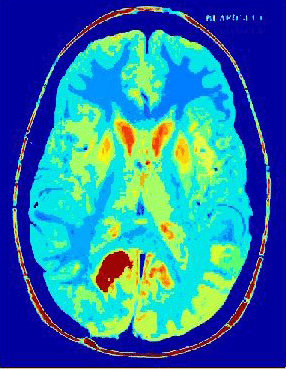
%> input picture brain-mri.jpg, 286 x 369 px
$ octave braintumor.m   (GNU Octave 9; MATLAB toolbox functions it lacks are replaced by stand-ins)
%> lines starting %> are read from the running program, lines starting %| are printed output that depends on the picture; in (x1, y1, x2, y2) boxes, pixels count from 0 and x2, y2 are one past the last pixel; in counts of white or black regions, pixels touching at a corner belong together; the program's own positions count from 1
% Read the MRI image
img = imread('brain-mri.jpg');
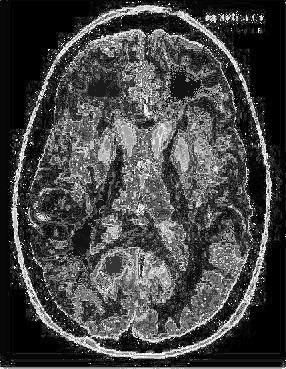
%> img: size 369x286 uint8; min 0, max 255, mean 69.8

% Convert the image to grayscale
gray_img = im2gray(img);

% Apply a median filter to remove noise
filtered_img = medfilt2(gray_img);
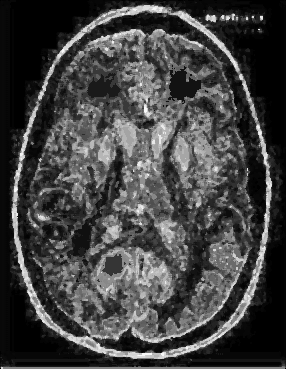
%> filtered_img: size 369x286 uint8; min 0, max 252, mean 66.5

% Thresholding to create a binary image
threshold = graythresh(filtered_img);
%> threshold = 0.322
binary_img = imbinarize(filtered_img, threshold);
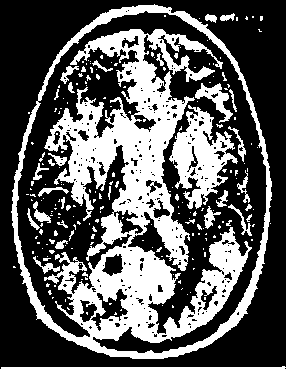
%> binary_img: size 369x286 logical; 35.7% white; 213 white regions (175 under 20 px), largest, box (x1, y1, x2, y2) and area: (11, 4, 272, 359) 30207, (169, 105, 238, 209) 3238, (1, 366, 286, 369) 572

% Morphological operations to clean up the binary image
se = strel('disk', 5);
clean_img = imopen(binary_img, se);
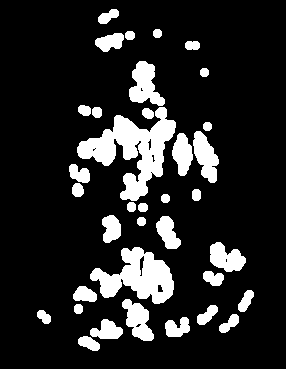
%> clean_img: size 369x286 logical; 14.8% white; 36 white regions, largest, box (x1, y1, x2, y2) and area: (77, 107, 176, 201) 3824, (90, 247, 174, 304) 2578, (129, 61, 165, 106) 948
clean_img = imclose(clean_img, se);
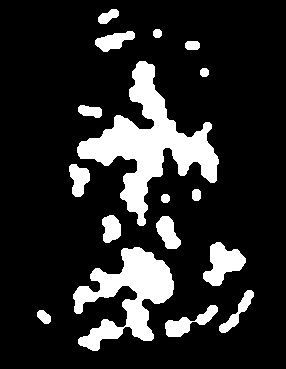
%> clean_img: size 369x286 logical; 16.3% white; 17 white regions
clean_img = imfill(clean_img, 'holes');

% Label connected components
labeled_img = bwlabel(clean_img);
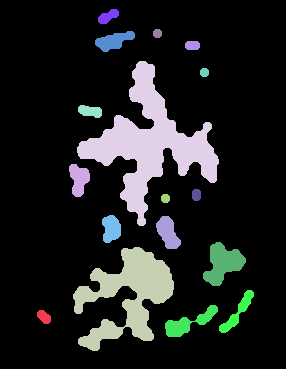
%> labeled_img: size 369x286 double; 18 distinct labels, from 0 to 17; one colour per label, 0 black

% Measure properties of image regions
stats = regionprops(labeled_img, 'Area', 'BoundingBox');
%> stats = 17 regions; largest, box (x1, y1, x2, y2) and Area: (77, 61, 219, 226) 7475, (73, 247, 174, 351) 4729, (203, 242, 246, 286) 1044, (165, 305, 218, 337) 637, (156, 216, 181, 249) 512

% Filter out small objects
area_threshold = 700; % You may need to adjust this value
large_objects = find([stats.Area] > area_threshold);
%> large_objects = [3 4 16]

% Display the original and processed images
figure;
subplot(1, 2, 1); imshow(img); title('Original MRI Image');
subplot(1, 2, 2); imshow(gray_img); hold on; title('Detected Tumor');

% Highlight the detected tumor regions
for i = 1:length(large_objects)
    rectangle('Position', stats(large_objects(i)).BoundingBox, 'EdgeColor', 'r', 'LineWidth', 2);
end
%> this loop made 3 passes
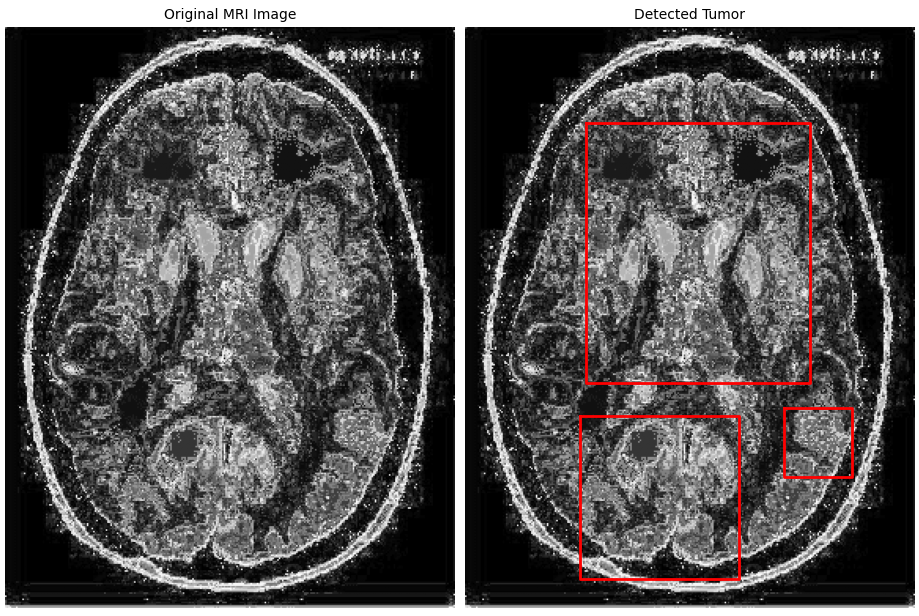
%> figure redrawn from the program's plot data, 2 panels

hold off;
